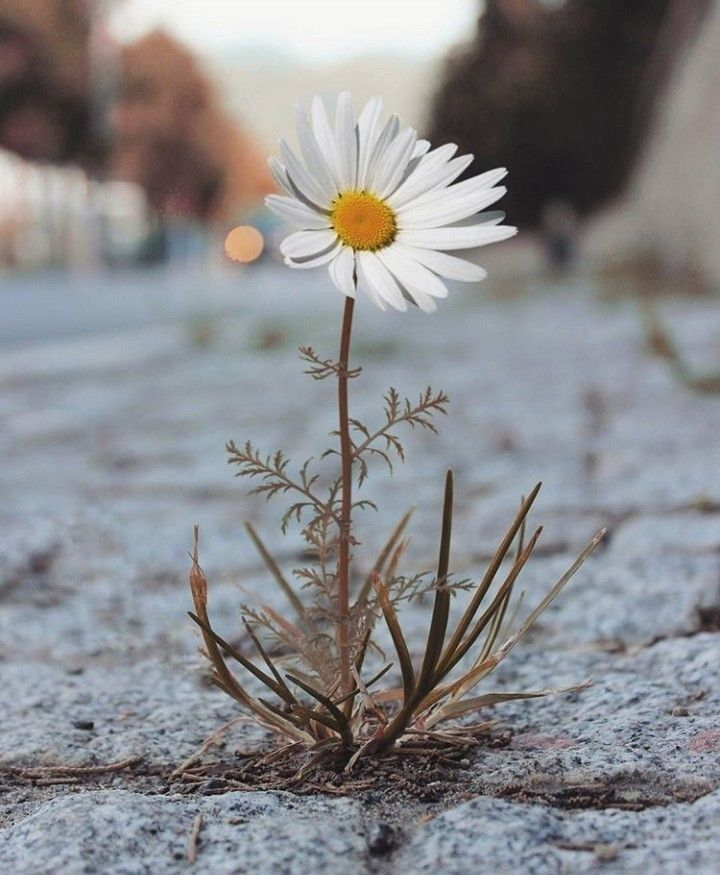
#> input picture image.jpg, 720 x 875 px
$ python ConvertImagetoBlackandWhite.py
#> lines starting #> are read from the running program, lines starting #| are printed output that depends on the picture; after the words box and inside, x2 and y2 are one past the last pixel; in counts of white or black regions, pixels touching at a corner belong together

import cv2
import numpy as np

image = cv2.imread("image.jpg")
#> image is the input picture: shape (875, 720, 3); mean B, G, R 140.1, 137.4, 137.4
grey = cv2.imread("image.jpg", 0)
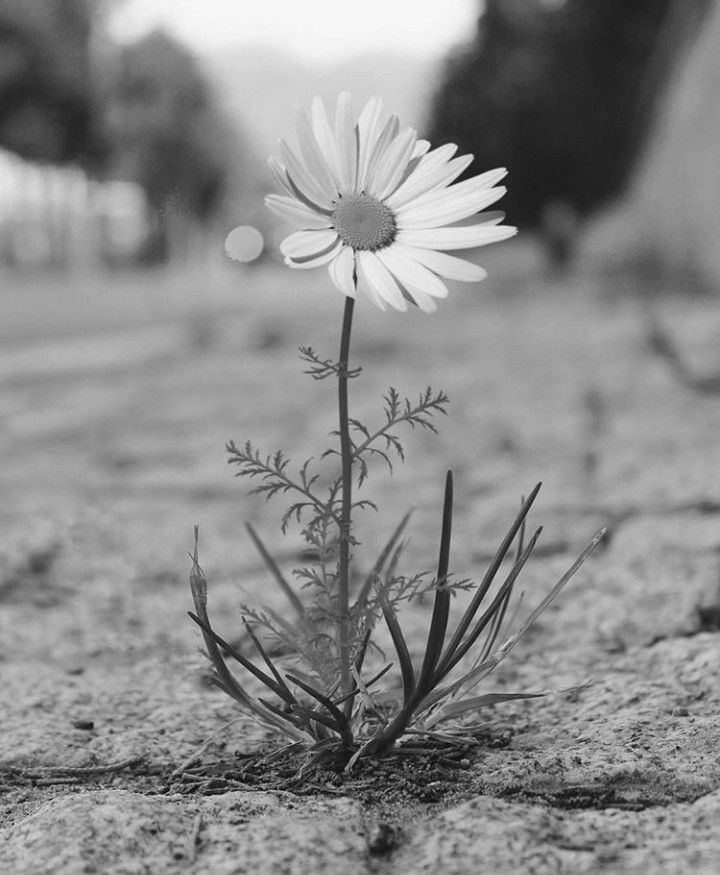
#> grey: shape (875, 720); min 0, max 248, mean 137.7
ret, black = cv2.threshold(grey, 100, 255, cv2.THRESH_BINARY)
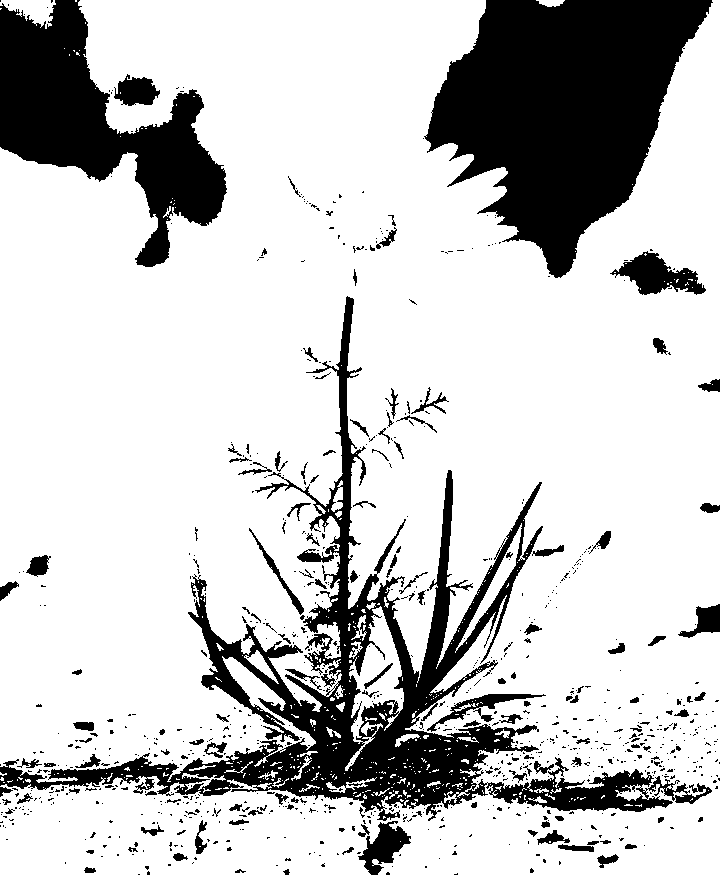
#> black: shape (875, 720); 78.6% white; 873 black regions (739 under 20 px), largest, box (x1, y1, x2, y2) and area: (0, 296, 712, 821) 47001, (424, 0, 713, 278) 45988, (0, 0, 227, 267) 24539

#Converting image to black and white with non-ready function.

x, y = grey.shape
#> x = 875; y = 720
black2 = np.zeros((x,y), "uint8")

threshold = 100

for i in range(0,x):
    for j in range(0,y):
        if(grey[i][j] <= threshold):
            black2[i][j] = 0
        else:
            black2[i][j] = 255

cv2.imshow("Black and White Image", black)
cv2.imshow("Black and White Image2", black2)

cv2.waitKey(0)
cv2.destroyAllWindows()
